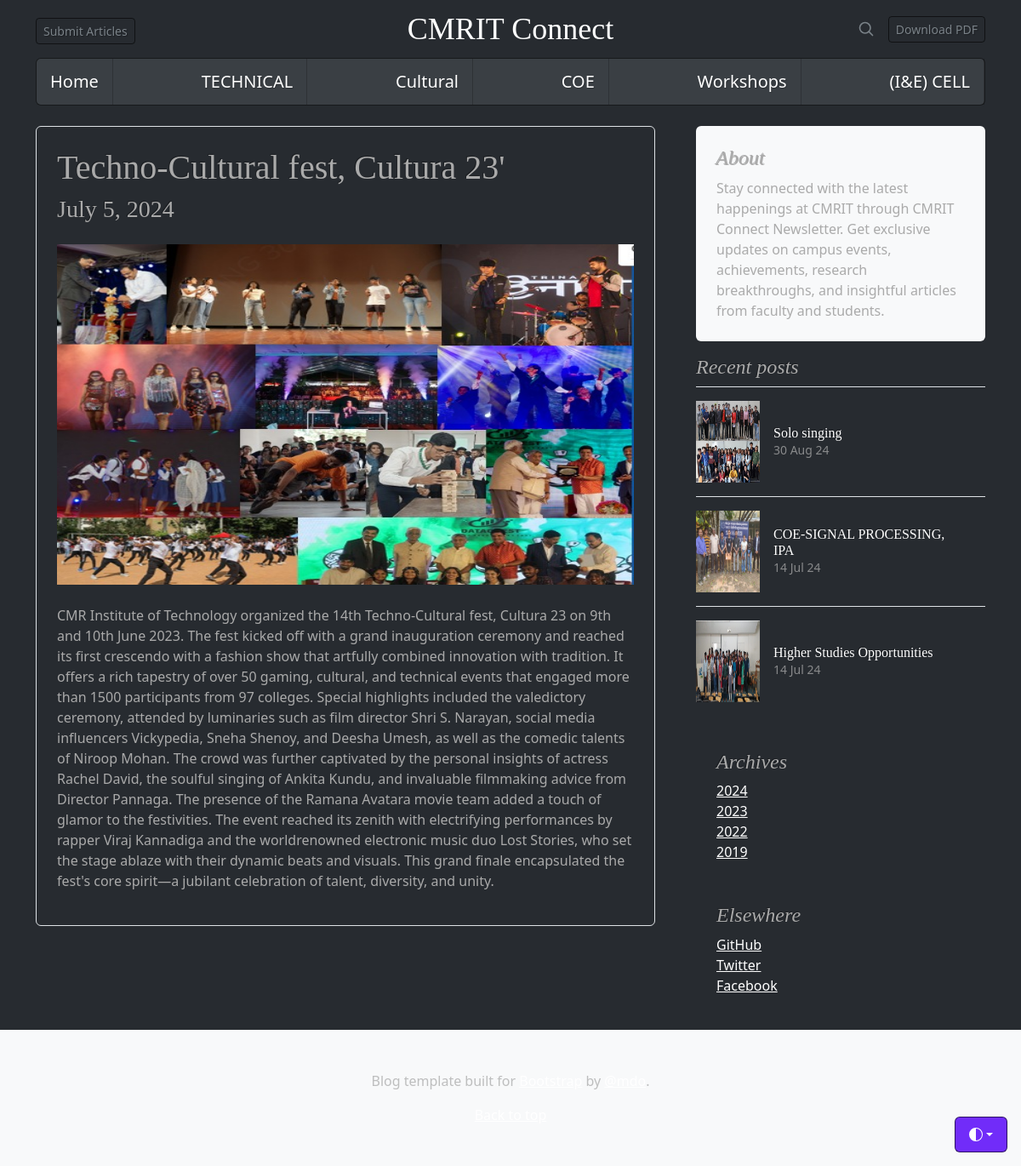
Screenshot of /posts/detail/1/ with the database file from the repository.
### news_app/models.py (models this page shows, shortened)
class Category(models.Model):
    categoryName = models.CharField(max_length=100, unique=True)
    description = models.CharField(max_length=100, blank=True)

class Posts(models.Model):
    categoryID = models.ForeignKey(Category, on_delete=models.SET_NULL, null=True)
    subcategoryID = models.ForeignKey(Sub_category, on_delete=models.SET_NULL, null=True)
    postTitle = models.CharField(max_length=100, default='')
    postDetails = models.TextField()
    postingDate = models.DateField(default=date.today)
    postURL = models.URLField(blank=True, null=True)
    postImage = models.ImageField(upload_to='news_app/tmp/',blank=True, null=True)
    postedBy = models.ForeignKey(User, on_delete=models.SET_NULL, null=True)
    lastUpdatedBy = models.CharField(max_length=50,default=date.today)
    volumeID = models.ForeignKey(News_volume_issue, on_delete=models.SET_NULL, null=True)
    isActive = models.BooleanField(default=True)
    slug=models.SlugField(null=True) #denote featured article

### news_app/views.py (the view)
# urls.py: path('posts/detail/<int:pk>/',views.PostDetailView.as_view(),name='post_detail'),  #int,slug,str=path converters
class PostDetailView(DetailView):
    model=Posts
    context_object_name='post'
    def get_context_data(self,**kwargs):
        context=super().get_context_data(**kwargs)
        context['category_list']=Category.objects.all()
        context['recent_posts']=Posts.objects.order_by('-postingDate')[:3]
        context['sub_category_list']=Sub_category.objects.all()
        context['featured_post']=Posts.objects.get(slug='featured-post')
        yrs =[y.year for y in  list(Posts.objects.values_list('postingDate',flat=True))]
        uyrs=set(yrs)
        context['archives']=sorted(list(uyrs),reverse=True)
        return context

### news_app/templates/news_app/posts_detail.html (shortened to what this page needs)
{% extends 'base.html' %}
{% block content %}
<div class="col border rounded p-4 mb-4">
    <div class="center">
        <h1>{{post.postTitle}}</h1>
        <h3>{{post.postingDate}}</h3>
    </div>
    <img class="img-fluid mt-3 mb-4" src="{{ post.postImage.url }}" style="height:400px; width:800px" alt="{{post.postTitle}}">
    <br>
    <p>{{post.postDetails}}</p>
</div>
{% endblock%}

### news_app/templates/base.html (shortened to what this page needs)
{% load static %}
<html lang="en" data-bs-theme="auto">
<head>
  <link href="{% static 'css/bootstrap.min.css' %}" rel="stylesheet">
  <link href="{% static 'css/main.css' %}" rel="stylesheet">
  <link href="{% static 'css/blog.css' %}" rel="stylesheet">
</head>
<body>
  <div class="dropdown position-fixed bottom-0 end-0 mb-3 me-3 bd-mode-toggle">
    <button class="btn btn-bd-primary py-2 dropdown-toggle d-flex align-items-center" id="bd-theme" type="button"
      aria-expanded="false" data-bs-toggle="dropdown" aria-label="Toggle theme (auto)">
      <svg class="bi my-1 theme-icon-active" width="1em" height="1em">
        <use href="#circle-half"></use>
      </svg>
    </button>
  </div>
  <div class="container">
    <header class="lh-1 py-3">
      <div class="row flex-nowrap justify-content-between align-items-center">
        <div class="col-4 pt-1">
          <a class="btn btn-sm btn-outline-secondary" href="{% url 'post_form' %}">Submit Articles</a>
        </div>
        <div class="col-4 text-center">
          <a class="blog-header-logo text-white text-decoration-none" href="{% url 'home' %}">CMRIT Connect</a>
        </div>
        <div class="col-4 d-flex justify-content-end align-items-center">
          <a class="link-secondary" href="#" aria-label="Search">
            <svg xmlns="http://www.w3.org/2000/svg" width="20" height="20" fill="none" stroke="currentColor"
              stroke-linecap="round" stroke-linejoin="round" stroke-width="2" class="mx-3" role="img"
              viewBox="0 0 24 24">
              <title>Search</title>
              <circle cx="10.5" cy="10.5" r="7.5" />
              <path d="M21 21l-5.2-5.2" />
            </svg>
          </a>
          <a class="btn btn-sm btn-outline-secondary" href="/pdf/">Download PDF</a>
        </div>
      </div>
    </header>
    {% block navbar %}
    <nav class="navbar navbar-light bg-primary rounded">
      <a class="navbar-brand text-white" href="{% url 'home' %}" role="button" data-bs-toggle="dropdown"
        aria-expanded="false">
        Home
      </a>
      {% for c in category_list %}
      <a class="navbar-brand text-white" href="{% url 'post_list' cat=c.id %}" role="button" aria-expanded="false">
        {{c.categoryName}}</a>
      {% endfor %}
      {% endblock %}
  </div>
  <main class="container">
    <div class="row g-5">
      <div class="col-md-8">
        {% block content %}
        {% endblock %}
      </div>
      <div class="col-md-4">
        <div class="position-sticky" style="top: 2rem;">
          <div class="p-4 mb-3 bg-body-tertiary rounded">
            <h4 class="fst-italic">About</h4>
            <p class="mb-0">Stay connected with the latest happenings at CMRIT through CMRIT Connect Newsletter. Get
              exclusive updates on campus events, achievements, research breakthroughs, and insightful articles from
              faculty and students.</p>
          </div>
          <div>
            <h4 class="fst-italic">Recent posts</h4>
            <ul class="list-unstyled">
              {% block recent_posts_list %}
              {% for p in recent_posts %}
              <li>
                <a class="d-flex flex-column flex-lg-row gap-3 align-items-start align-items-lg-center py-3 link-body-emphasis text-decoration-none border-top"
                  href="{% url 'post_detail' p.pk %}">
                  <img src="/{{p.postImage}}" alt="{{p.postTitle}}" width="75" height="96">
                  <div class="col-lg-8">
                    <h6 class="mb-0 text-white">{{p.postTitle}}</h6>
                    <small class="text-body-secondary">{{p.postingDate | date:"d M y"}}</small>
                  </div>
                </a>
              </li>
              {% endfor %}
              {% endblock %}
            </ul>
          </div>
          <div class="p-4">
            <h4 class="fst-italic">Archives</h4>
            {% for d in archives %}
            <ol class="list-unstyled mb-0">
              <li><a href="{%url 'post_archive' dt=d %}">{{d}}</a></li>
            </ol>
            {% endfor %}
          </div>
          <div class="p-4">
            <h4 class="fst-italic">Elsewhere</h4>
            <ol class="list-unstyled">
              <li><a href="#">GitHub</a></li>
              <li><a href="#">Twitter</a></li>
              <li><a href="#">Facebook</a></li>
            </ol>
          </div>
        </div>
      </div>
    </div>
  </main>
  <footer class="py-5 text-center text-body-secondary bg-body-tertiary">
    <p>Blog template built for <a href="https://getbootstrap.com/">Bootstrap</a> by <a
        href="https://twitter.com/mdo">@mdo</a>.</p>
    <p class="mb-0">
      <a href="#">Back to top</a>
    </p>
  </footer>
</body>
</html>

### news_app/static/css/main.css (style rules this page uses)
.bi { vertical-align: -.125em; fill: currentColor; }
.btn-bd-primary { --bd-violet-bg: #712cf9; --bd-violet-rgb: 112.520718, 44.062154, 249.437846; --bs-btn-font-weight: 600; --bs-btn-color: var(--bs-white); --bs-btn-bg: var(--bd-violet-bg); --bs-btn-border-color: var(--bd-violet-bg); --bs-btn-hover-color: var(--bs-white); --bs-btn-hover-bg: #6528e0; --bs-btn-hover-border-color: #6528e0; --bs-btn-focus-shadow-rgb: var(--bd-violet-rgb); --bs-btn-active-color: var(--bs-btn-hover-color); --bs-btn-active-bg: #5a23c8; --bs-btn-active-border-color: #5a23c8; }
.bd-mode-toggle { z-index: 1500; }

### news_app/static/css/blog.css (style rules this page uses)
.blog-header-logo { font-family: "Playfair Display", Georgia, "Times New Roman", serif; font-size: 2.25rem; }
h1, h2, h3, h4, h5, h6 { font-family: "Playfair Display", Georgia, "Times New Roman", serif; }

### rows the page displays
Category: categoryName "TECHNICAL"
Category: categoryName "Cultural"
Category: categoryName "COE"
Category: categoryName "Workshops"
Category: categoryName "(I&E) CELL"
Posts: postTitle "Techno-Cultural fest, Cultura 23'", postingDate "July 5, 2024", postImage (picture), postDetails "CMR Institute of Technology organized the 14th Techno-Cultural fest, Cultura 23 on 9th and 10th June 2023. The fest kicked off with a grand inauguration ceremony and reached its first crescendo with a fashion show that artfully combined innovation with tradition. It offers a rich tapestry of over 50 gaming, cultural, and technical events that engaged more than 1500 participants from 97 colleges. Special highlights included the valedictory ceremony, attended by luminaries such as film director Shri S. Narayan, social media influencers Vickypedia, Sneha Shenoy, and Deesha Umesh, as well as the comedic talents of Niroop Mohan. The crowd was further captivated by the personal insights of…"
Posts: postImage (picture), postTitle "Solo singing", postingDate "30 Aug 24"
Posts: postImage (picture), postTitle "COE-SIGNAL PROCESSING, IPA", postingDate "14 Jul 24"
Posts: postImage (picture), postTitle "Higher Studies Opportunities", postingDate "14 Jul 24"

### other values shown
{{ d }} "2024" "2023" "2022" "2019"
